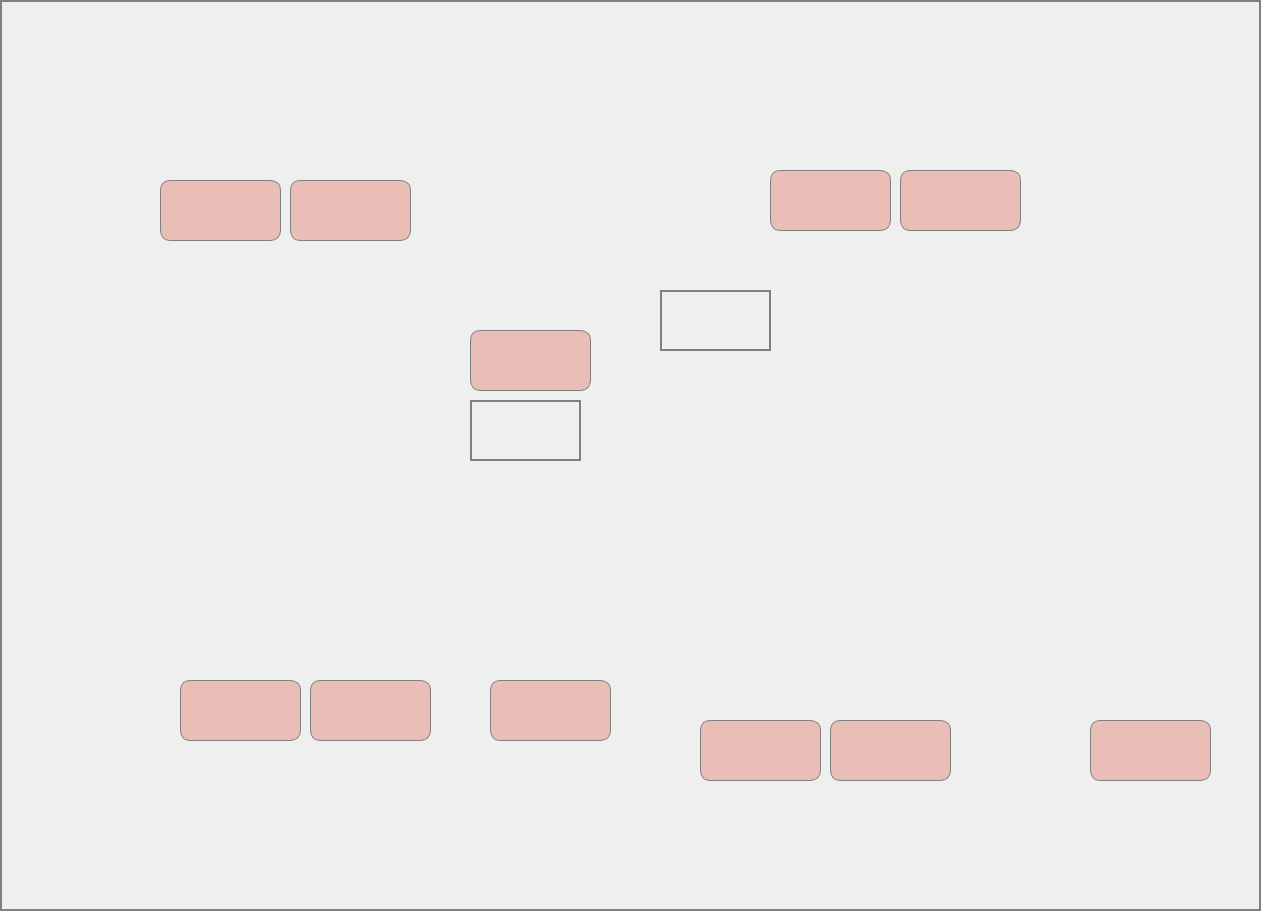
<?xml version="1.0" encoding="UTF-8"?>
<ui version="4.0">
 <class>Dialog</class>
 <widget class="QDialog" name="Dialog">
  <property name="geometry">
   <rect>
    <x>0</x>
    <y>0</y>
    <width>1261</width>
    <height>911</height>
   </rect>
  </property>
  <property name="windowTitle">
   <string>7th Floor Temperature</string>
  </property>
  <property name="styleSheet">
   <string notr="true">border:2px solid grey;</string>
  </property>
  <widget class="QLabel" name="label">
   <property name="geometry">
    <rect>
     <x>0</x>
     <y>0</y>
     <width>1261</width>
     <height>911</height>
    </rect>
   </property>
   <property name="text">
    <string/>
   </property>
   <property name="pixmap">
    <pixmap>7F.jpg</pixmap>
   </property>
  </widget>
  <widget class="QLabel" name="label_2">
   <property name="geometry">
    <rect>
     <x>660</x>
     <y>290</y>
     <width>111</width>
     <height>61</height>
    </rect>
   </property>
   <property name="font">
    <font>
     <family>Times New Roman</family>
     <pointsize>28</pointsize>
    </font>
   </property>
   <property name="text">
    <string/>
   </property>
  </widget>
  <widget class="QLabel" name="label_3">
   <property name="geometry">
    <rect>
     <x>470</x>
     <y>400</y>
     <width>111</width>
     <height>61</height>
    </rect>
   </property>
   <property name="font">
    <font>
     <family>Times New Roman</family>
     <pointsize>28</pointsize>
    </font>
   </property>
   <property name="text">
    <string/>
   </property>
  </widget>
  <widget class="QLabel" name="label_9">
   <property name="geometry">
    <rect>
     <x>490</x>
     <y>680</y>
     <width>121</width>
     <height>61</height>
    </rect>
   </property>
   <property name="font">
    <font>
     <family>Times New Roman</family>
     <pointsize>28</pointsize>
    </font>
   </property>
   <property name="styleSheet">
    <string notr="true">background-color:rgba(222, 114, 94,100);
color:rgb(222, 114, 94);
border:1px solid grey;
border-radius: 10px;</string>
   </property>
   <property name="text">
    <string/>
   </property>
  </widget>
  <widget class="QLabel" name="label_10">
   <property name="geometry">
    <rect>
     <x>700</x>
     <y>720</y>
     <width>121</width>
     <height>61</height>
    </rect>
   </property>
   <property name="font">
    <font>
     <family>Times New Roman</family>
     <pointsize>28</pointsize>
    </font>
   </property>
   <property name="styleSheet">
    <string notr="true">background-color:rgba(222, 114, 94,100);
color:rgb(222, 114, 94);
border:1px solid grey;
border-radius: 10px;</string>
   </property>
   <property name="text">
    <string/>
   </property>
  </widget>
  <widget class="QLabel" name="label_11">
   <property name="geometry">
    <rect>
     <x>830</x>
     <y>720</y>
     <width>121</width>
     <height>61</height>
    </rect>
   </property>
   <property name="font">
    <font>
     <family>Times New Roman</family>
     <pointsize>28</pointsize>
    </font>
   </property>
   <property name="styleSheet">
    <string notr="true">background-color:rgba(222, 114, 94,100);
color:rgb(222, 114, 94);
border:1px solid grey;
border-radius: 10px;</string>
   </property>
   <property name="text">
    <string/>
   </property>
  </widget>
  <widget class="QLabel" name="label_12">
   <property name="geometry">
    <rect>
     <x>1090</x>
     <y>720</y>
     <width>121</width>
     <height>61</height>
    </rect>
   </property>
   <property name="font">
    <font>
     <family>Times New Roman</family>
     <pointsize>28</pointsize>
    </font>
   </property>
   <property name="styleSheet">
    <string notr="true">background-color:rgba(222, 114, 94,100);
color:rgb(222, 114, 94);
border:1px solid grey;
border-radius: 10px;</string>
   </property>
   <property name="text">
    <string/>
   </property>
  </widget>
  <widget class="QLabel" name="label_13">
   <property name="geometry">
    <rect>
     <x>470</x>
     <y>330</y>
     <width>121</width>
     <height>61</height>
    </rect>
   </property>
   <property name="font">
    <font>
     <family>Times New Roman</family>
     <pointsize>28</pointsize>
    </font>
   </property>
   <property name="styleSheet">
    <string notr="true">background-color:rgba(222, 114, 94,100);
color:rgb(222, 114, 94);
border:1px solid grey;
border-radius: 10px;</string>
   </property>
   <property name="text">
    <string/>
   </property>
  </widget>
  <widget class="QLabel" name="label_14">
   <property name="geometry">
    <rect>
     <x>160</x>
     <y>180</y>
     <width>121</width>
     <height>61</height>
    </rect>
   </property>
   <property name="font">
    <font>
     <family>Times New Roman</family>
     <pointsize>28</pointsize>
    </font>
   </property>
   <property name="styleSheet">
    <string notr="true">background-color:rgba(222, 114, 94,100);
color:rgb(222, 114, 94);
border:1px solid grey;
border-radius: 10px;</string>
   </property>
   <property name="text">
    <string/>
   </property>
  </widget>
  <widget class="QLabel" name="label_15">
   <property name="geometry">
    <rect>
     <x>290</x>
     <y>180</y>
     <width>121</width>
     <height>61</height>
    </rect>
   </property>
   <property name="font">
    <font>
     <family>Times New Roman</family>
     <pointsize>28</pointsize>
    </font>
   </property>
   <property name="styleSheet">
    <string notr="true">background-color:rgba(222, 114, 94,100);
color:rgb(222, 114, 94);
border:1px solid grey;
border-radius: 10px;</string>
   </property>
   <property name="text">
    <string/>
   </property>
  </widget>
  <widget class="QLabel" name="label_16">
   <property name="geometry">
    <rect>
     <x>770</x>
     <y>170</y>
     <width>121</width>
     <height>61</height>
    </rect>
   </property>
   <property name="font">
    <font>
     <family>Times New Roman</family>
     <pointsize>28</pointsize>
    </font>
   </property>
   <property name="styleSheet">
    <string notr="true">background-color:rgba(222, 114, 94,100);
color:rgb(222, 114, 94);
border:1px solid grey;
border-radius: 10px;</string>
   </property>
   <property name="text">
    <string/>
   </property>
  </widget>
  <widget class="QLabel" name="label_17">
   <property name="geometry">
    <rect>
     <x>900</x>
     <y>170</y>
     <width>121</width>
     <height>61</height>
    </rect>
   </property>
   <property name="font">
    <font>
     <family>Times New Roman</family>
     <pointsize>28</pointsize>
    </font>
   </property>
   <property name="styleSheet">
    <string notr="true">background-color:rgba(222, 114, 94,100);
color:rgb(222, 114, 94);
border:1px solid grey;
border-radius: 10px;</string>
   </property>
   <property name="text">
    <string/>
   </property>
  </widget>
  <widget class="QLabel" name="label_18">
   <property name="geometry">
    <rect>
     <x>310</x>
     <y>680</y>
     <width>121</width>
     <height>61</height>
    </rect>
   </property>
   <property name="font">
    <font>
     <family>Times New Roman</family>
     <pointsize>28</pointsize>
    </font>
   </property>
   <property name="styleSheet">
    <string notr="true">background-color:rgba(222, 114, 94,100);
color:rgb(222, 114, 94);
border:1px solid grey;
border-radius: 10px;</string>
   </property>
   <property name="text">
    <string/>
   </property>
  </widget>
  <widget class="QLabel" name="label_19">
   <property name="geometry">
    <rect>
     <x>180</x>
     <y>680</y>
     <width>121</width>
     <height>61</height>
    </rect>
   </property>
   <property name="font">
    <font>
     <family>Times New Roman</family>
     <pointsize>28</pointsize>
    </font>
   </property>
   <property name="styleSheet">
    <string notr="true">background-color:rgba(222, 114, 94,100);
color:rgb(222, 114, 94);
border:1px solid grey;
border-radius: 10px;</string>
   </property>
   <property name="text">
    <string/>
   </property>
  </widget>
 </widget>
 <resources/>
 <connections/>
</ui>
